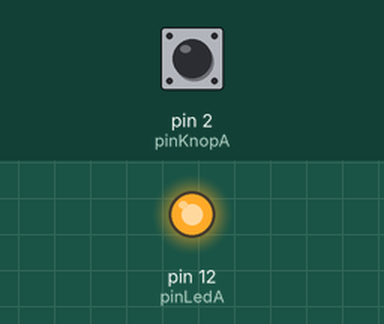
Recording of a sketch running on a simulated Arduino Uno, built with avr-gcc and run on an emulated ATmega328P. Shown: output pins drawn as LEDs (lit = HIGH). The test bench sets the inputs (shaded band); at power-on: pin 2 (pinKnopA) HIGH.

Above: at 1.2 s.
1.3 s: pin 2 (pinKnopA) pulled LOW for 0.15 s
At 1.37 s:
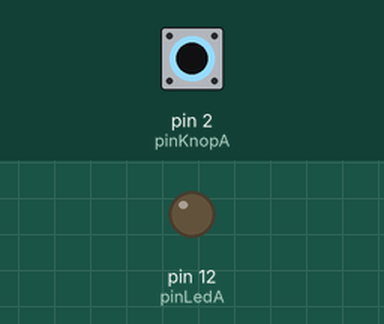
2.9 s: pin 2 (pinKnopA) pulled LOW for 3.2 s
At 7.5 s:
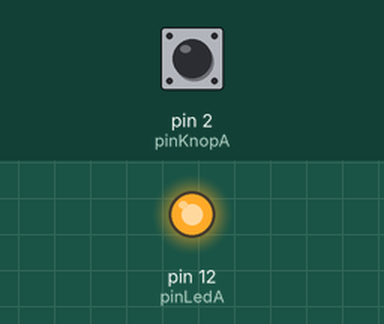
Timing chart, 0 to 9.0 s (numbered marks = the images above; inputs shaded):
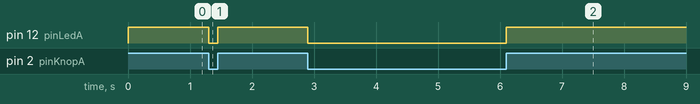

Measured:
- after the input at 1.3 s, pin 12 (pinLedA): HIGH → LOW at once, → HIGH 0.15 s later
- after the input at 2.9 s, pin 12 (pinLedA): HIGH → LOW at once, → HIGH 3.2 s later

The sketch:

sketch_oct28a.ino
```cpp
const int pinLedA   = 12; // pin van LED A
const int pinKnopA  = 2; // pin van knop A


void setup() {
  pinMode(pinLedA, OUTPUT);

  // zet pinmode voor knoppen
  pinMode(pinKnopA, INPUT);
}

void loop() {
  // zet LedA aan/uit afhankelijk van stand van knopA
  if (digitalRead(pinKnopA) == LOW) {
    digitalWrite(pinLedA, LOW);
  } else {
    digitalWrite(pinLedA, HIGH);
  }


}
```
